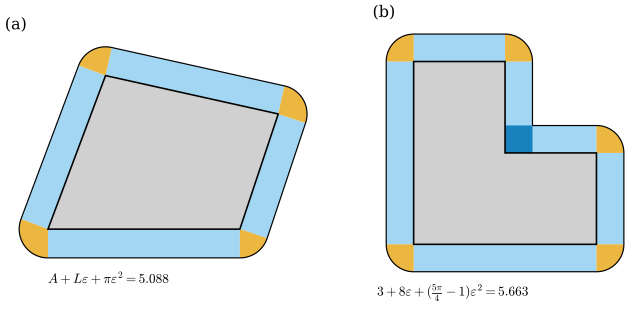

Here is the Python script that generated this plot:
"""Figure 40.4.1: the Minkowski sum P + eps B of a plane polygon, convex and not convex (eps = 0.3).

(a) the convex quadrilateral (0, 0), (2, 0), (2.4, 1.2), (0.6, 1.6): P (gray), the rectangles of width eps on the
edges (sky blue), the circular sectors at the vertices (orange) whose angles are the exterior angles (sum 2 pi);
area(P + eps B) = A + L eps + pi eps^2 (Exercise 40.4.3).
(b) the L-shaped polygon (0, 0), (2, 0), (2, 1), (1, 1), (1, 2), (0, 2) (A = 3, L = 8): sectors only at the five convex
corners; at the reflex corner (1, 1) the two rectangles overlap in an eps x eps square (dark blue, counted twice), so
area(P + eps B) = 3 + 8 eps + (5 pi / 4 - 1) eps^2, not 3 + 8 eps + pi eps^2 (Non-example 40.4.6). The black curve
is the boundary {d = eps}. Areas checked by counting a grid of spacing 0.002 (ddg40.polygon_minkowski_area_grid).

Run: PYTHONPATH=tools python3 chapters/40-discrete-curvature-integral/figures/fig-40-4-1-minkowski-polygons.py
"""
import sys
from pathlib import Path

import numpy as np

sys.path.insert(0, str(Path(__file__).resolve().parents[1] / "lib"))
import dgfig  # noqa: E402
dgfig.setup()
import matplotlib.pyplot as plt  # noqa: E402
from matplotlib.patches import Polygon, Wedge  # noqa: E402

import ddg40  # noqa: E402

C = dgfig.COLORS
EPS = 0.3
Q = np.array([[0, 0], [2, 0], [2.4, 1.2], [0.6, 1.6]], float)
Lp = np.array([[0, 0], [2, 0], [2, 1], [1, 1], [1, 2], [0, 2]], float)


def area_perimeter(P):
    x, y = P[:, 0], P[:, 1]
    return 0.5 * np.sum(x * np.roll(y, -1) - np.roll(x, -1) * y), np.sum(np.linalg.norm(np.roll(P, -1, 0) - P, axis=1))


AQ, LQ = area_perimeter(Q)
AL, LL = area_perimeter(Lp)
assert abs(AL - 3) < 1e-12 and abs(LL - 8) < 1e-12
gQ = ddg40.polygon_minkowski_area_grid(Q, EPS, 0.002)
gL = ddg40.polygon_minkowski_area_grid(Lp, EPS, 0.002)
fQ = AQ + LQ * EPS + np.pi * EPS ** 2
fL = 3 + 8 * EPS + (5 * np.pi / 4 - 1) * EPS ** 2
assert abs(gQ - fQ) < 5e-3 and abs(gL - fL) < 5e-3 and abs(gL - (3 + 8 * EPS + np.pi * EPS ** 2)) > 0.015


def draw(ax, P, title):
    n = len(P)
    ax.add_patch(Polygon(P, closed=True, facecolor=C["surface"], edgecolor=C["main"], lw=1.2, zorder=3))
    turns = []
    for k in range(n):
        a, b = P[k], P[(k + 1) % n]
        t = (b - a) / np.linalg.norm(b - a)
        nrm = np.array([t[1], -t[0]])                               # outward normal of a counterclockwise polygon
        ax.add_patch(Polygon([a, b, b + EPS * nrm, a + EPS * nrm], closed=True, facecolor=C["region"], alpha=0.55,
                             edgecolor="none", zorder=1))
        c = P[(k + 2) % n]
        t2 = (c - b) / np.linalg.norm(c - b)
        turn = np.arctan2(t[0] * t2[1] - t[1] * t2[0], t @ t2)
        turns.append(turn)
        if turn > 0:                                                # convex vertex: a sector of angle = exterior angle
            a0 = np.degrees(np.arctan2(nrm[1], nrm[0]))
            ax.add_patch(Wedge(b, EPS, a0, a0 + np.degrees(turn), facecolor=C["accent"], alpha=0.75, edgecolor="none",
                               zorder=2))
        else:                                                       # reflex vertex: the two rectangles overlap
            n2 = np.array([t2[1], -t2[0]])
            ax.add_patch(Polygon([b, b + EPS * nrm, b + EPS * (nrm + n2), b + EPS * n2], closed=True,
                                 facecolor=C["tangent"], alpha=0.8, edgecolor="none", zorder=2))
    # boundary {d = eps}: contour of the distance function
    xs = np.linspace(P[:, 0].min() - 0.5, P[:, 0].max() + 0.5, 500)
    ys = np.linspace(P[:, 1].min() - 0.5, P[:, 1].max() + 0.5, 500)
    X, Y = np.meshgrid(xs, ys)
    Z = np.c_[X.ravel(), Y.ravel()]
    d = np.full(len(Z), np.inf)
    for k in range(n):
        a, b = P[k], P[(k + 1) % n]
        ab = b - a
        tt = np.clip(((Z - a) @ ab) / (ab @ ab), 0, 1)
        d = np.minimum(d, np.linalg.norm(Z - (a + tt[:, None] * ab), axis=1))
    from matplotlib.path import Path as MPath
    d[MPath(P).contains_points(Z)] = 0.0                           # distance to P (0 inside)
    ax.contour(X, Y, d.reshape(X.shape), levels=[EPS], colors=[C["main"]], linewidths=0.9, zorder=4)
    ax.set_aspect("equal")
    ax.set_xlim(P[:, 0].min() - 0.45, P[:, 0].max() + 0.45)
    ax.set_ylim(P[:, 1].min() - 0.65, P[:, 1].max() + 0.4)
    ax.set_axis_off()
    ax.set_title(title, loc="left", fontsize=12)
    return np.array(turns)


fig, (ax, ax2) = plt.subplots(1, 2, figsize=(7.0, 3.3))
tq = draw(ax, Q, "(a)")
tl = draw(ax2, Lp, "(b)")
assert abs(tq.sum() - 2 * np.pi) < 1e-12 and abs(tl.sum() - 2 * np.pi) < 1e-12 and np.sum(tl < 0) == 1
ax.text(0.0, -0.56, r"$A + L\varepsilon + \pi\varepsilon^2 = %.3f$" % fQ, fontsize=10)
ax2.text(-0.4, -0.56, r"$3 + 8\varepsilon + (\frac{5\pi}{4} - 1)\varepsilon^2 = %.3f$" % fL, fontsize=10)
fig.subplots_adjust(left=0.01, right=0.99, bottom=0.04, top=0.92, wspace=0.08)
dgfig.save(fig, __file__)
print(f"(a) A {AQ:.4f}, L {LQ:.4f}, formula {fQ:.4f}, grid {gQ:.4f}; (b) formula {fL:.4f}, grid {gL:.4f}, "
      f"naive {3 + 8 * EPS + np.pi * EPS ** 2:.4f}")
